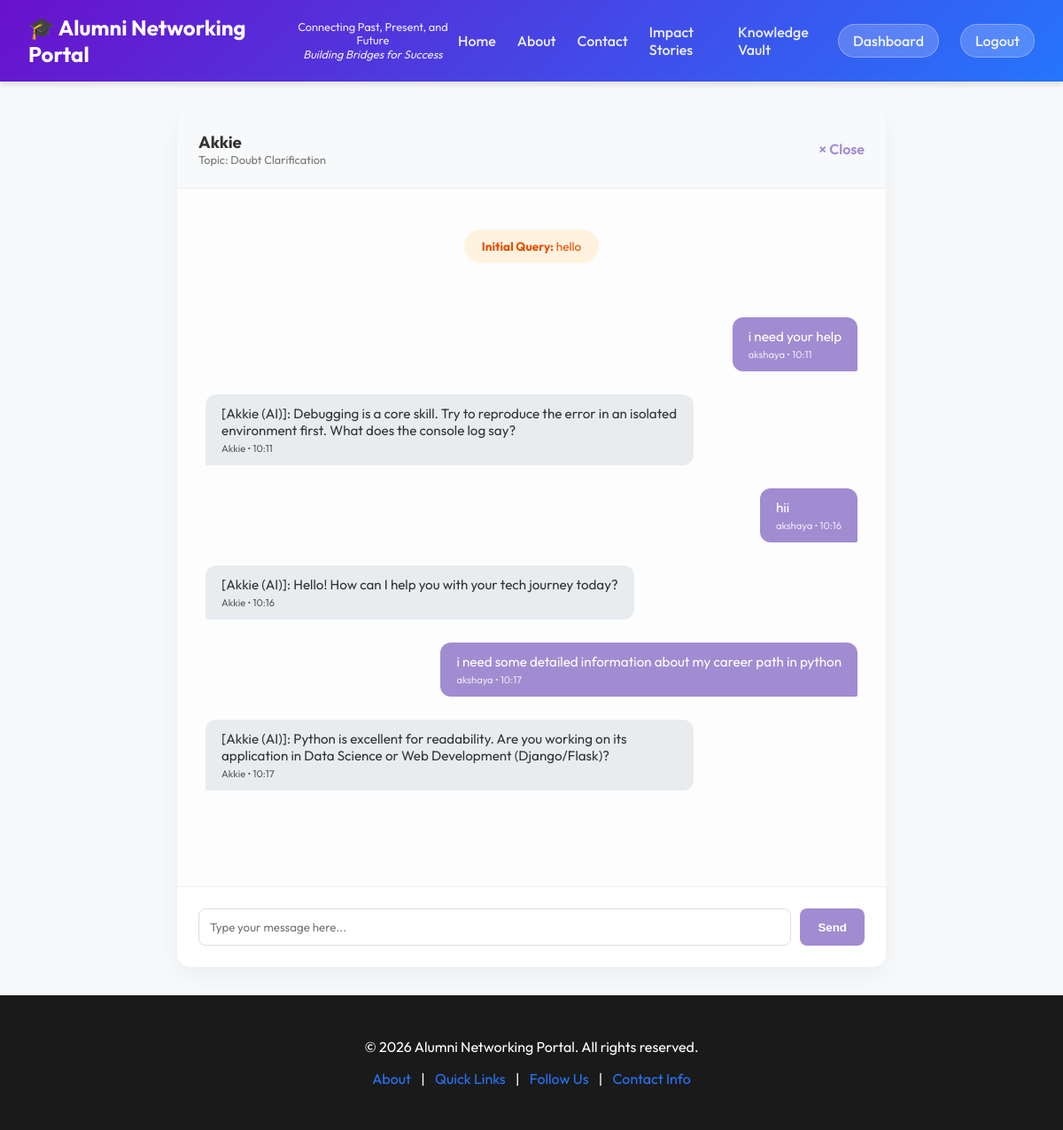
Page /mentoring/chat/19/ (signed in) on the committed database.
### network/models.py (models this page shows, shortened)
class MentorRequest(models.Model):
    STATUS_CHOICES = (
        ('pending', 'Pending Review'),
        ('accepted', 'Accepted'),
        ('rejected', 'Rejected'),
    )
    student = models.ForeignKey(User, related_name='mentor_requests', on_delete=models.CASCADE)
    mentor = models.ForeignKey(User, related_name='mentoring_sessions', on_delete=models.CASCADE)
    message = models.TextField(help_text="Reason for seeking mentorship")
    status = models.CharField(max_length=20, choices=STATUS_CHOICES, default='pending')
    created_at = models.DateTimeField(auto_now_add=True)

class ChatMessage(models.Model):
    request = models.ForeignKey(MentorRequest, related_name='messages', on_delete=models.CASCADE)
    sender = models.ForeignKey(User, on_delete=models.CASCADE)
    content = models.TextField()
    timestamp = models.DateTimeField(auto_now_add=True)

### network/views.py (the view, shortened to what this page needs)
# urls.py: path('mentoring/chat/<int:req_id>/', views.mentor_chat, name='mentor_chat'),
@login_required
def mentor_chat(request, req_id):
    from network.models import MentorRequest, ChatMessage
    ment_req = get_object_or_404(MentorRequest, id=req_id)
    if request.user != ment_req.student and request.user != ment_req.mentor and not request.user.is_superuser:
        messages.error(request, "Access denied to this chat.")
        return redirect('dashboard')
    messages_list = ment_req.messages.all().order_by('timestamp')
    return render(request, 'mentor_chat.html', {'req': ment_req, 'chat_messages': messages_list})

### templates/mentor_chat.html (shortened to what this page needs)
{% extends 'base.html' %}
{% block content %}
<div class="chat-container">
    <div class="chat-header">
        <div>
            <h3 style="margin: 0;">
                {% if user == req.student %}
                {{ req.mentor.username }}
                {% else %}
                {{ req.student.username }}
                {% endif %}
            </h3>
            <p style="margin: 0; font-size: 0.8rem; color: #777;">Topic: Doubt Clarification</p>
        </div>
        <a href="{% url 'mentoring_brochure' %}"
            style="text-decoration: none; color: #a18cd1; font-weight: 600;">&times; Close</a>
    </div>
    <div class="chat-messages" id="chat-messages">
        <div style="text-align: center; margin-bottom: 2rem;">
            <p
                style="background: #fff3e0; display: inline-block; padding: 10px 20px; border-radius: 30px; font-size: 0.85rem; color: #e65100;">
                <strong>Initial Query:</strong> {{ req.message }}
            </p>
        </div>
        {% for msg in chat_messages %}
        <div class="message {% if msg.sender == user %}sent{% else %}received{% endif %}">
            {{ msg.content }}
            <span class="message-info">{{ msg.sender.username }} • {{ msg.timestamp|time:"H:i" }}</span>
        </div>
        {% endfor %}
    </div>
    <form method="POST" class="chat-input-area">
        <textarea name="content" placeholder="Type your message here..." rows="1" required></textarea>
        <button type="submit" class="send-btn">Send</button>
    </form>
</div>
{% endblock %}

### templates/base.html (style rules this page uses)
:root { --primary-color: #6a11cb; --secondary-color: #2575fc; --accent-color: #ff9a9e; --text-color: #333; --bg-color: #f8f9fa; --glass-bg: rgba(255, 255, 255, 0.85); --glass-border: rgba(255, 255, 255, 0.3); }
body { font-family: 'Outfit', sans-serif; margin: 0; padding: 0; background-color: var(--bg-color); color: var(--text-color); display: flex; flex-direction: column; min-height: 100vh; }
input, select, textarea { width: 100%; padding: 0.8rem; border: 1px solid #ddd; border-radius: 6px; box-sizing: border-box; font-family: inherit; }
.message { padding: 10px; margin-bottom: 10px; border-radius: 5px; }

### templates/mentor_chat.html (style rules this page uses)
.chat-container { max-width: 800px; margin: 2rem auto; display: flex; flex-direction: column; height: 80vh; background: white; border-radius: 15px; box-shadow: 0 10px 30px rgba(0, 0, 0, 0.05); overflow: hidden; }
.chat-header { padding: 1.5rem; border-bottom: 1px solid #eee; background: #f8f9fa; display: flex; justify-content: space-between; align-items: center; }
.chat-messages { flex: 1; overflow-y: auto; padding: 2rem; display: flex; flex-direction: column; gap: 1rem; background: #fdfdfd; }
.message { max-width: 70%; padding: 12px 18px; border-radius: 12px; font-size: 0.95rem; position: relative; }
.message.sent { align-self: flex-end; background: #a18cd1; color: white; border-bottom-right-radius: 2px; }
.message.received { align-self: flex-start; background: #e9ecef; color: #333; border-bottom-left-radius: 2px; }
.message-info { font-size: 0.7rem; margin-top: 4px; opacity: 0.8; display: block; }
.chat-input-area { padding: 1.5rem; border-top: 1px solid #eee; display: flex; gap: 10px; }
.chat-input-area textarea { flex: 1; padding: 12px; border: 1px solid #ddd; border-radius: 8px; resize: none; font-family: inherit; }
.send-btn { background: #a18cd1; color: white; border: none; padding: 0 20px; border-radius: 8px; cursor: pointer; font-weight: 600; transition: 0.2s; }

### rows in the picture
MentorRequest: mentor.username "Akkie", message "hello"
ChatMessage: content "i need your help", sender.username "akshaya", timestamp "10:11"
ChatMessage: content "[Akkie (AI)]: Debugging is a core skill. Try to reproduce the error in an isolated environment first. What does the console log say?", sender.username "Akkie", timestamp "10:11"
ChatMessage: content "hii", sender.username "akshaya", timestamp "10:16"
ChatMessage: content "[Akkie (AI)]: Hello! How can I help you with your tech journey today?", sender.username "Akkie", timestamp "10:16"
ChatMessage: content "i need some detailed information about my career path in python", sender.username "akshaya", timestamp "10:17"
ChatMessage: content "[Akkie (AI)]: Python is excellent for readability. Are you working on its application in Data Science or Web Development (Django/Flask)?", sender.username "Akkie", timestamp "10:17"
